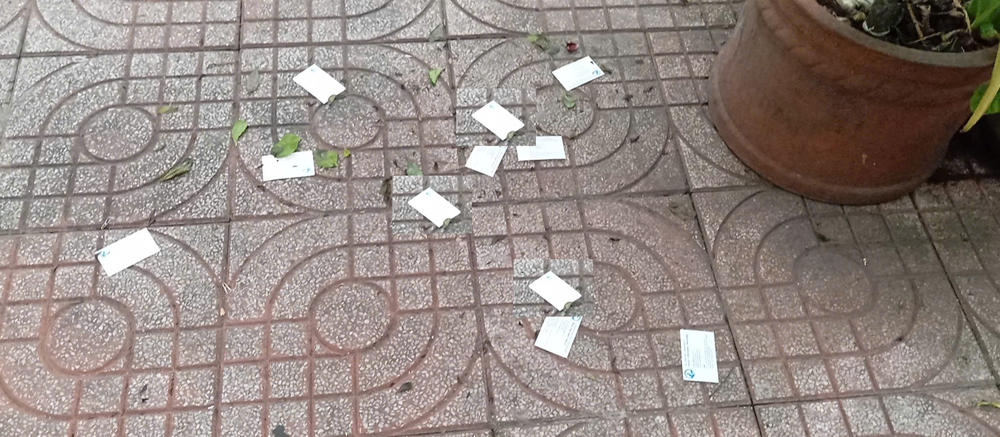
%> input picture HK2_Computer Vision/2.Lab2/visit.png, 1000 x 437 px, shrunk from 2226 x 973 before the run
$ octave dem.m   (GNU Octave 9; MATLAB toolbox functions it lacks are replaced by stand-ins)
%> lines starting %> are read from the running program, lines starting %| are printed output that depends on the picture; in (x1, y1, x2, y2) boxes, pixels count from 0 and x2, y2 are one past the last pixel; in counts of white or black regions, pixels touching at a corner belong together; the program's own positions count from 1
### HK2_Computer Vision/spa_q.m
function [BW2, BW3 ] = spa_q(BW1)
SE1 = strel('sphere', 10);
SE2 = strel('sphere', 10);
% se1=strel('line', 64, 512)
% se2=strel('line', 10, 64)
BW2 = imerode(BW1,SE1);
BW3 = imdilate(BW2,SE2);
end

### HK2_Computer Vision/dem.m
clear all; close all;
X=imread('2.Lab2\visit.png');
%> X is the input picture: size 437x1000x3 uint8; mean R, G, B 147.1, 136.1, 130.9
X1=im2bw(X,0.8);
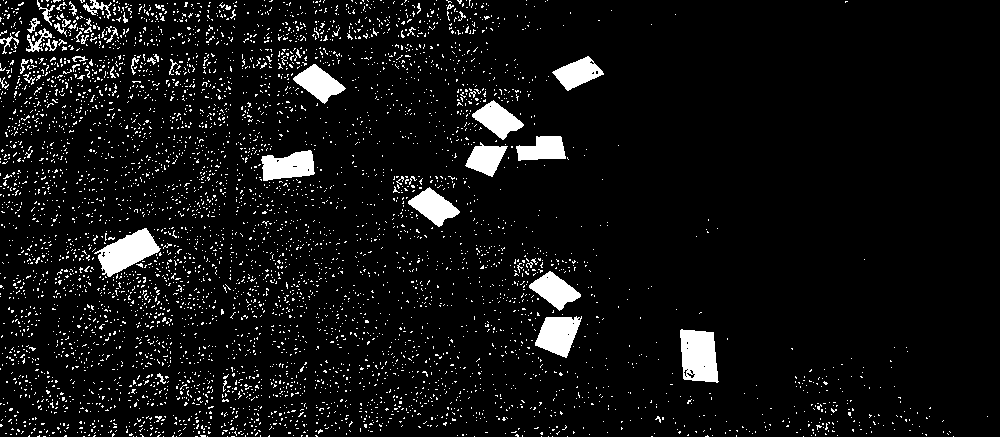
%> X1: size 437x1000 logical; 6.7% white; 5163 white regions (5107 under 20 px), largest, box (x1, y1, x2, y2) and area: (680, 329, 719, 383) 1688, (94, 228, 161, 277) 1618, (535, 316, 582, 358) 1272
[X3, X4]=spa_q(X1);
%> in spa_q, `BW2 = imerode(BW1,SE1);`: BW2: size 437x580 logical; every value is 0
%> in spa_q, `BW3 = imdilate(BW2,SE2);`: BW3: size 437x160 logical; every value is 1
%------------
kq=bwconncomp(X4);
%> kq = 1 connected component
kq.NumObjects
%> ans = 1
figure,
subplot(3,1,1); imshow(X); title('anh goc');
%subplot(2,2,2); imshow(X2); title('dao cua anh nhi phan');
subplot(3,1,2); imshow(X3); title('tach roi cac doi tuong');
subplot(3,1,3); imshow(X4); title('lam min');
